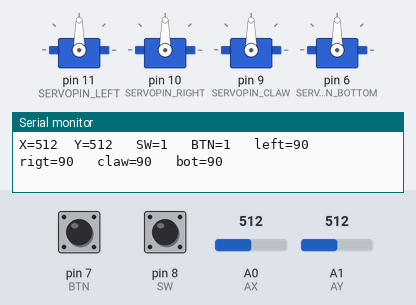
Simulated run of this sketch. Board: Arduino Uno, built with avr-gcc and run on an emulated ATmega328P. On the bench: 4 × servo, the last lines printed to the serial monitor. Inputs (shaded band) come from the test bench; at power-on: A0 (AX) = 512, A1 (AY) = 512, pin 7 (BTN) HIGH, pin 8 (SW) HIGH.

Above: at 1.2 s.
1.3 s: A0 (AX) set to 591
4.3 s: A0 (AX) set to 613
At 5.02 s:
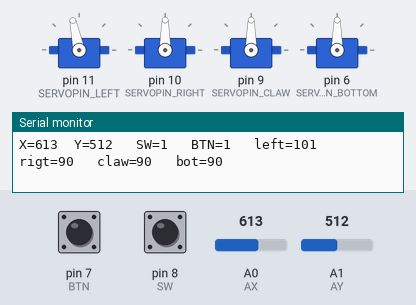
7.3 s: A1 (AY) set to 591
10.3 s: A1 (AY) set to 615
At 10.43 s:
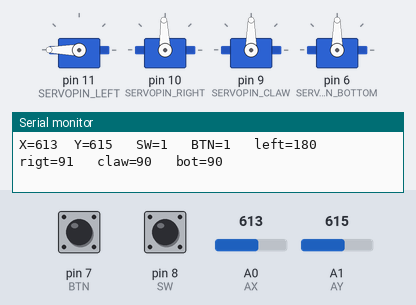
13.3 s: pin 7 (BTN) pulled LOW for 1 s
At 13.37 s:
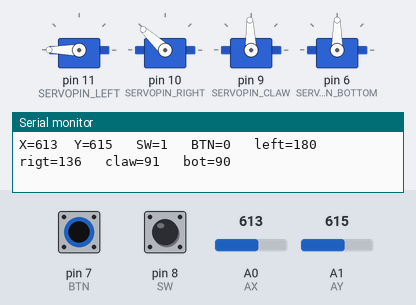
16.3 s: pin 8 (SW) pulled LOW for 1 s
At 18.5 s:
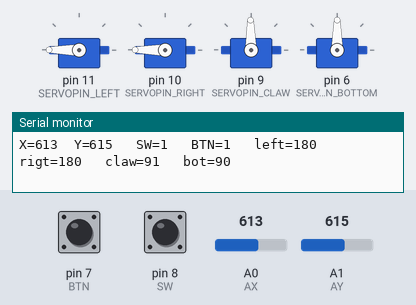
Timing chart, 0 to 20.0 s (numbered marks = the images above; inputs shaded):
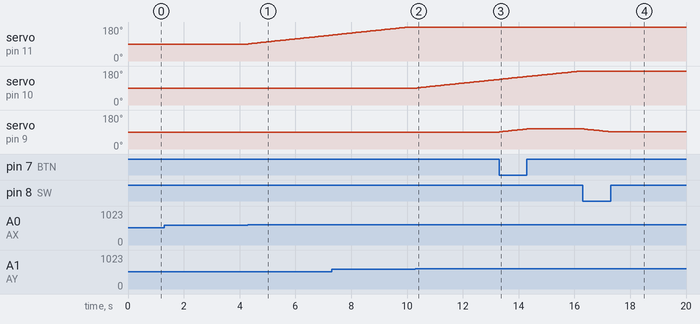

Measured:
- the behaviour switches between 600 and 601 on A0 (AX) (found by bisection; images 0 and 1)
- the behaviour switches between 600 and 601 on A1 (AY) (found by bisection; images 1 and 2)
- after the input at 4.3 s, servo on pin 11 (SERVOPIN_LEFT): moves from 90° to 137° over 3.0 s, starting at once
- after the input at 10.3 s, servo on pin 10 (SERVOPIN_RIGHT): moves from 90° to 135° over 2.9 s, starting after 0.06 s
- after the input at 13.3 s, servo on pin 9 (SERVOPIN_CLAW): moves from 90° to 106° over 0.99 s, starting at once
- after the input at 16.3 s, servo on pin 9 (SERVOPIN_CLAW): moves from 106° to 91° over 0.92 s, starting after 0.05 s

The sketch:

RoboticArm.ino
```cpp
#include <Servo.h>
#define SERVOPIN_CLAW 9
#define SERVOPIN_LEFT 11
#define SERVOPIN_RIGHT 10
#define SERVOPIN_BOTTOM 6
#define AX A0
#define AY A1

#define SW 8
#define BTN 7

Servo claw, left, right, bottom;
int claw_close=20,claw_open=0;
int max_left=175, min_left=80;
int max_right=180, min_right = 53;
int max_bottom=180, min_bottom=0;
int btn_counter=0;

void setup() {
  Serial.begin(9600);
  pinMode(BTN,INPUT_PULLUP);
  pinMode(SW, INPUT_PULLUP);
  left.attach(SERVOPIN_LEFT);
  right.attach(SERVOPIN_RIGHT);
  claw.attach(SERVOPIN_CLAW);
  bottom.attach(SERVOPIN_BOTTOM);
  //left.write(max_left);
  //right.write(min_right);
  //claw.write(claw_close);
  //bottom.write(90);
}

void loop() {
  int ax = analogRead(AX);
  int ay = analogRead(AY);
  int btn = digitalRead(BTN);
  int sw = digitalRead(SW);

  if (ax < 500) {
      left.write(left.read() -1);
    //bottom.write(bottom.read()-1);
  } else if (ax > 600) {
    left.write(left.read() +1);
    //bottom.write(bottom.read()+1);
  }
  if (ay < 500) {
    right.write(right.read() -1);
  } else if (ay > 600 ) {
    right.write(right.read() +1);
  }
//
//  if (ax < 500 && left.read() > min_left) {
//      left.write(left.read() -1);
//    //bottom.write(bottom.read()-1);
//  } else if (ax > 600) {left.read() < max_left) {
//    left.write(left.read() +1);
//    //bottom.write(bottom.read()+1);
//  }
//  if (ay < 500 && right.read() > min_right) {
//    right.write(right.read() -1);
//  } else if (ay > 600 && right.read() < max_right) {
//    right.write(right.read() +1);
//  }

  if (sw == 0) {
    claw.write(claw.read()-1);
  } else if (btn == 0) {
    claw.write(claw.read()+1);
  }

//
//  if (btn==0) {
//    if (btn_counter < 5) {
//      btn_counter ++;
//    } else {
//      if (claw.read() == claw_open) {
//        claw.write(claw_close);
//      } else {
//        claw.write(claw_open);
//      }
//      btn_counter = 0;
//    }
//  } else {
//    btn_counter = 0;
//  }

  Serial.print("X=");
  Serial.print(ax);
  Serial.print("\tY=");
  Serial.print(ay);
  Serial.print("\t SW=");
  Serial.print(sw);
  Serial.print("\t BTN=");
  Serial.print(btn);
  Serial.print("\t left=");
  Serial.print(left.read());
  Serial.print("\t rigt=");
  Serial.print(right.read());
  Serial.print("\t claw=");
  Serial.print(claw.read());
  Serial.print("\t bot=");
  Serial.print(bottom.read());
  Serial.println("");

}
```
